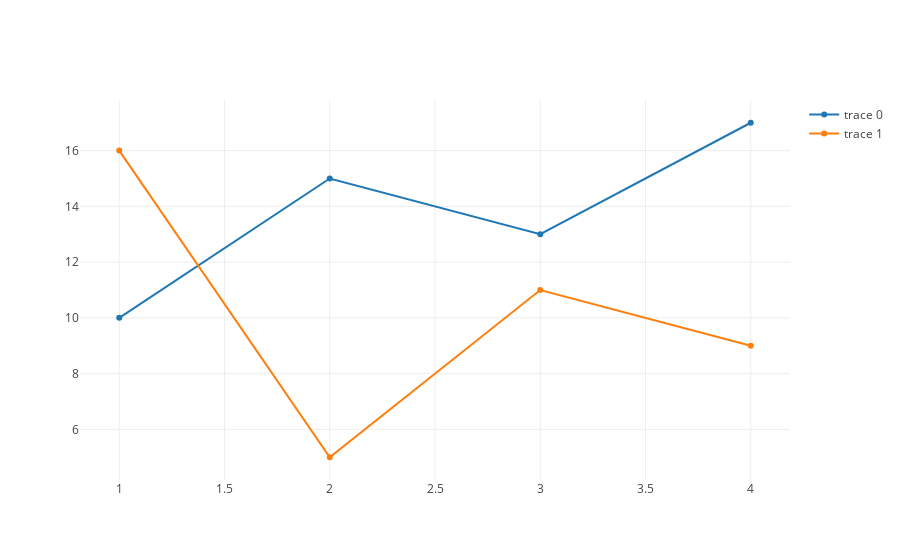

Write notebook code for a chart like this one.
### Markdown cell above
# Line Charts
## Basic Line Chart

### Code cell
val trace1 = Scatter(
  Seq(1, 2, 3, 4),
  Seq(10, 15, 13, 17)
)

val trace2 = Scatter(
  Seq(1, 2, 3, 4),
  Seq(16, 5, 11, 9)
)

val data = Seq(trace1, trace2)

plot(data)

### Figure 1 — Plotly figure (JSON) as saved in the notebook; plotly's stock layout.template omitted (floating-point values rounded to 4 significant figures)
{"data": [{"type": "scatter", "x": [1, 2, 3, 4], "y": [10, 15, 13, 17]}, {"type": "scatter", "x": [1, 2, 3, 4], "y": [16, 5, 11, 9]}], "layout": {}}
